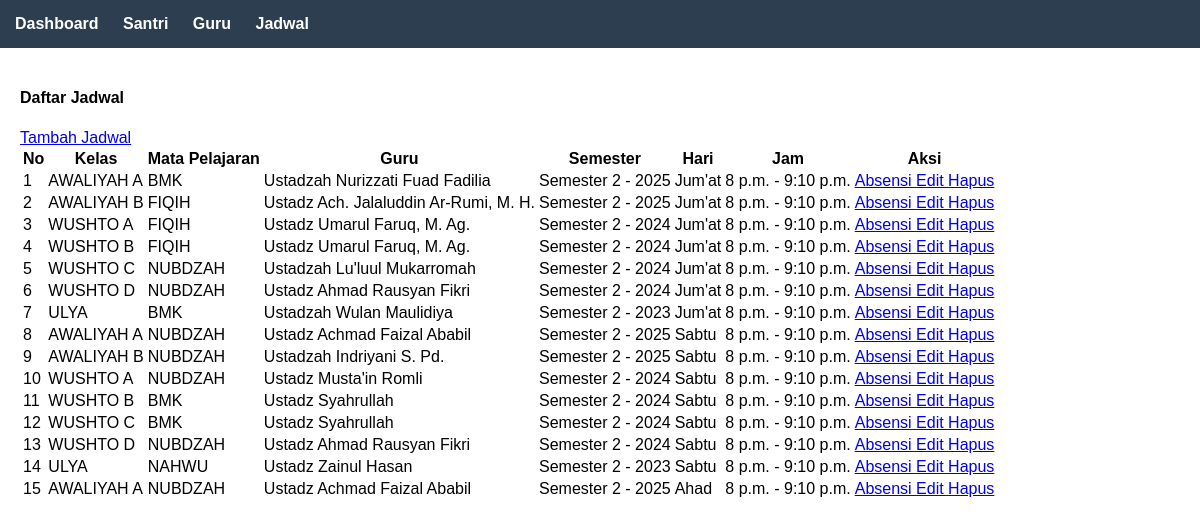
Page /jadwal/ on the committed database.
### administrator/models.py (models this page shows, shortened)
class Jadwal(models.Model):
    kelas = models.ForeignKey(Kelas, on_delete=models.CASCADE)
    mata_pelajaran = models.ForeignKey(MataPelajaran, on_delete=models.CASCADE)
    guru = models.ForeignKey(Guru, on_delete=models.CASCADE, null=True, blank=True)
    semester = models.ForeignKey(Semester, on_delete=models.CASCADE)
    hari = models.CharField(max_length=20)
    jam_mulai = models.TimeField()
    jam_selesai = models.TimeField()
    class Meta:
        verbose_name = "Jadwal"
        verbose_name_plural = "Jadwal"

class Kelas(models.Model):
    nama_kelas = models.CharField(max_length=50)
    cabang = models.ForeignKey(Cabang, on_delete=models.CASCADE)
    tingkat = models.ForeignKey(Tingkat, on_delete=models.CASCADE)
    class Meta:
        verbose_name = "Kelas"
        verbose_name_plural = "Kelas"

class MataPelajaran(models.Model):
    nama_mapel = models.CharField(max_length=100)
    class Meta:
        verbose_name = "Mata Pelajaran"
        verbose_name_plural = "Mata Pelajaran"

class Guru(models.Model):
    nama_guru = models.CharField(max_length=100)
    class Meta:
        verbose_name = "Guru"
        verbose_name_plural = "Guru"

class Semester(models.Model):
    nama_semester = models.CharField(max_length=20)  # Ganjil / Genap
    tahun_akademik = models.ForeignKey(TahunAkademik, on_delete=models.CASCADE)
    class Meta:
        verbose_name = "Semester"
        verbose_name_plural = "Semester"

class TahunAkademik(models.Model):
    tahun = models.CharField(max_length=9)  # contoh: 2025/2026
    aktif = models.BooleanField(default=True)
    class Meta:
        verbose_name = "Tahun Akademik"
        verbose_name_plural = "Tahun Akademik"

### administrator/views.py (the view)
# urls.py: path('jadwal/', views.daftar_jadwal, name='jadwal'),
def daftar_jadwal(request):
    jadwal = Jadwal.objects.select_related('kelas','mata_pelajaran','semester').all()
    context = {
        'jadwal': jadwal
    }
    return render(request, 'jadwal/daftar_jadwal.html', context)

### templates/jadwal/daftar_jadwal.html (shortened to what this page needs)
{% extends 'base.html' %}
{% block content %}
<div class="container-fluid">
    <div class="row">
        <div class="col-12">
            <div class="card">
                <div class="card-header d-flex justify-content-between align-items-center">
                    <h4 class="card-title">Daftar Jadwal</h4>
                    <a href="{% url 'jadwal_tambah' %}" class="btn btn-primary">
                         Tambah Jadwal
                    </a>
                </div>
                <div class="card-body">
                    <div class="table-responsive">
                        <table class="table table-striped table-bordered">
                            <thead>
                                <tr>
                                    <th>No</th>
                                    <th>Kelas</th>
                                    <th>Mata Pelajaran</th>
                                    <th>Guru</th>
                                    <th>Semester</th>
                                    <th>Hari</th>
                                    <th>Jam</th>
                                    <th>Aksi</th>
                                </tr>
                            </thead>
                            <tbody>
                                {% for item in jadwal %}
                                <tr>
                                    <td>{{ forloop.counter }}</td>
                                    <td>{{ item.kelas.nama_kelas }}</td>
                                    <td>{{ item.mata_pelajaran.nama_mapel }}</td>
                                    <td>{{ item.guru.nama_guru|default:"-" }}</td>
                                    <td>{{ item.semester.nama_semester }} - {{ item.semester.tahun_akademik.tahun }}</td>
                                    <td>{{ item.hari }}</td>
                                    <td>{{ item.jam_mulai }} - {{ item.jam_selesai }}</td>
                                    <td>
                                        <a href="{% url 'absensi_kelas' item.id %}" class="btn btn-sm btn-info" title="Absensi">
                                             Absensi
                                        </a>
                                        <a href="{% url 'jadwal_edit' item.id %}" class="btn btn-sm btn-warning" title="Edit">
                                             Edit
                                        </a>
                                        <a href="{% url 'jadwal_hapus' item.id %}" class="btn btn-sm btn-danger"
                                           onclick="return confirm('Apakah Anda yakin ingin menghapus jadwal ini?')" title="Hapus">
                                             Hapus
                                        </a>
                                    </td>
                                </tr>
                                {% empty %}
                                <tr>
                                    <td colspan="8" class="text-center">Tidak ada data jadwal</td>
                                </tr>
                                {% endfor %}
                            </tbody>
                        </table>
                    </div>
                </div>
            </div>
        </div>
    </div>
</div>
{% endblock %}

### templates/base.html (style rules this page uses)
body { font-family: Arial; margin: 0; padding: 0; }

### rows in the picture
Jadwal: kelas.nama_kelas "AWALIYAH A", mata_pelajaran.nama_mapel "BMK", guru.nama_guru "Ustadzah Nurizzati Fuad Fadilia", semester.nama_semester "Semester 2", semester.tahun_akademik.tahun "2025", hari "Jum'at", jam_mulai "8 p.m.", jam_selesai "9:10 p.m."
Jadwal: kelas.nama_kelas "AWALIYAH B", mata_pelajaran.nama_mapel "FIQIH", guru.nama_guru "Ustadz Ach. Jalaluddin Ar-Rumi, M. H.", semester.nama_semester "Semester 2", semester.tahun_akademik.tahun "2025", hari "Jum'at", jam_mulai "8 p.m.", jam_selesai "9:10 p.m."
Jadwal: kelas.nama_kelas "WUSHTO A", mata_pelajaran.nama_mapel "FIQIH", guru.nama_guru "Ustadz Umarul Faruq, M. Ag.", semester.nama_semester "Semester 2", semester.tahun_akademik.tahun "2024", hari "Jum'at", jam_mulai "8 p.m.", jam_selesai "9:10 p.m."
Jadwal: kelas.nama_kelas "WUSHTO B", mata_pelajaran.nama_mapel "FIQIH", guru.nama_guru "Ustadz Umarul Faruq, M. Ag.", semester.nama_semester "Semester 2", semester.tahun_akademik.tahun "2024", hari "Jum'at", jam_mulai "8 p.m.", jam_selesai "9:10 p.m."
Jadwal: kelas.nama_kelas "WUSHTO C", mata_pelajaran.nama_mapel "NUBDZAH", guru.nama_guru "Ustadzah Lu'luul Mukarromah", semester.nama_semester "Semester 2", semester.tahun_akademik.tahun "2024", hari "Jum'at", jam_mulai "8 p.m.", jam_selesai "9:10 p.m."
Jadwal: kelas.nama_kelas "WUSHTO D", mata_pelajaran.nama_mapel "NUBDZAH", guru.nama_guru "Ustadz Ahmad Rausyan Fikri", semester.nama_semester "Semester 2", semester.tahun_akademik.tahun "2024", hari "Jum'at", jam_mulai "8 p.m.", jam_selesai "9:10 p.m."
Jadwal: kelas.nama_kelas "ULYA", mata_pelajaran.nama_mapel "BMK", guru.nama_guru "Ustadzah Wulan Maulidiya", semester.nama_semester "Semester 2", semester.tahun_akademik.tahun "2023", hari "Jum'at", jam_mulai "8 p.m.", jam_selesai "9:10 p.m."
Jadwal: kelas.nama_kelas "AWALIYAH A", mata_pelajaran.nama_mapel "NUBDZAH", guru.nama_guru "Ustadz Achmad Faizal Ababil", semester.nama_semester "Semester 2", semester.tahun_akademik.tahun "2025", hari "Sabtu", jam_mulai "8 p.m.", jam_selesai "9:10 p.m."
Jadwal: kelas.nama_kelas "AWALIYAH B", mata_pelajaran.nama_mapel "NUBDZAH", guru.nama_guru "Ustadzah Indriyani S. Pd.", semester.nama_semester "Semester 2", semester.tahun_akademik.tahun "2025", hari "Sabtu", jam_mulai "8 p.m.", jam_selesai "9:10 p.m."
Jadwal: kelas.nama_kelas "WUSHTO A", mata_pelajaran.nama_mapel "NUBDZAH", guru.nama_guru "Ustadz Musta'in Romli", semester.nama_semester "Semester 2", semester.tahun_akademik.tahun "2024", hari "Sabtu", jam_mulai "8 p.m.", jam_selesai "9:10 p.m."
Jadwal: kelas.nama_kelas "WUSHTO B", mata_pelajaran.nama_mapel "BMK", guru.nama_guru "Ustadz Syahrullah", semester.nama_semester "Semester 2", semester.tahun_akademik.tahun "2024", hari "Sabtu", jam_mulai "8 p.m.", jam_selesai "9:10 p.m."
Jadwal: kelas.nama_kelas "WUSHTO C", mata_pelajaran.nama_mapel "BMK", guru.nama_guru "Ustadz Syahrullah", semester.nama_semester "Semester 2", semester.tahun_akademik.tahun "2024", hari "Sabtu", jam_mulai "8 p.m.", jam_selesai "9:10 p.m."
Jadwal: kelas.nama_kelas "WUSHTO D", mata_pelajaran.nama_mapel "NUBDZAH", guru.nama_guru "Ustadz Ahmad Rausyan Fikri", semester.nama_semester "Semester 2", semester.tahun_akademik.tahun "2024", hari "Sabtu", jam_mulai "8 p.m.", jam_selesai "9:10 p.m."
Jadwal: kelas.nama_kelas "ULYA", mata_pelajaran.nama_mapel "NAHWU", guru.nama_guru "Ustadz Zainul Hasan", semester.nama_semester "Semester 2", semester.tahun_akademik.tahun "2023", hari "Sabtu", jam_mulai "8 p.m.", jam_selesai "9:10 p.m."
Jadwal: kelas.nama_kelas "AWALIYAH A", mata_pelajaran.nama_mapel "NUBDZAH", guru.nama_guru "Ustadz Achmad Faizal Ababil", semester.nama_semester "Semester 2", semester.tahun_akademik.tahun "2025", hari "Ahad", jam_mulai "8 p.m.", jam_selesai "9:10 p.m."
